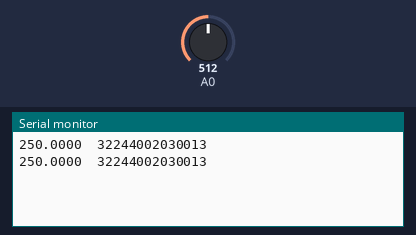
A sketch run on a simulated Arduino Uno, built with avr-gcc and run on an emulated ATmega328P. Parts: the last lines printed to the serial monitor. The test bench sets the inputs (shaded band); at power-on: A0 = 512.

Above: at 5.8 s.
5.9 s: A0 set to 716
At 11.3 s:
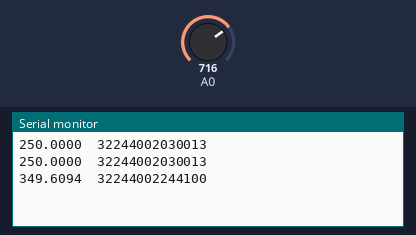
11.9 s: A0 set to 900
At 16.4 s:
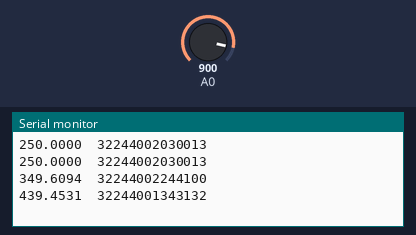
Timing chart, 0 to 17.9 s (numbered marks = the images above; inputs shaded):
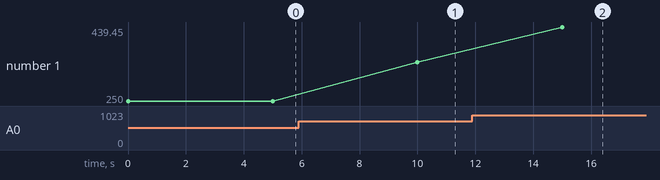

Measured:
- after the input at 5.9 s, the serial monitor: prints a new line after 4.1 s (image 1)
- after the input at 11.9 s, the serial monitor: prints a new line after 3.1 s (image 2)
- plotted number 1: 250 → 349.61 after the input at 5.9 s, 349.61 → 439.45 after the input at 11.9 s

The sketch:

LM35.ino
```cpp
void setup()
{
  Serial.begin(9600);
}

void loop()
{
  float x;
  int n;
  n = analogRead(0);
  x = 500.0 * n /1024.0;
  Serial.print(x, 4);
  Serial.print("\t");
  Serial.print(n*1000, 5);
  Serial.print("\n");
  delay(5000);
}
```
